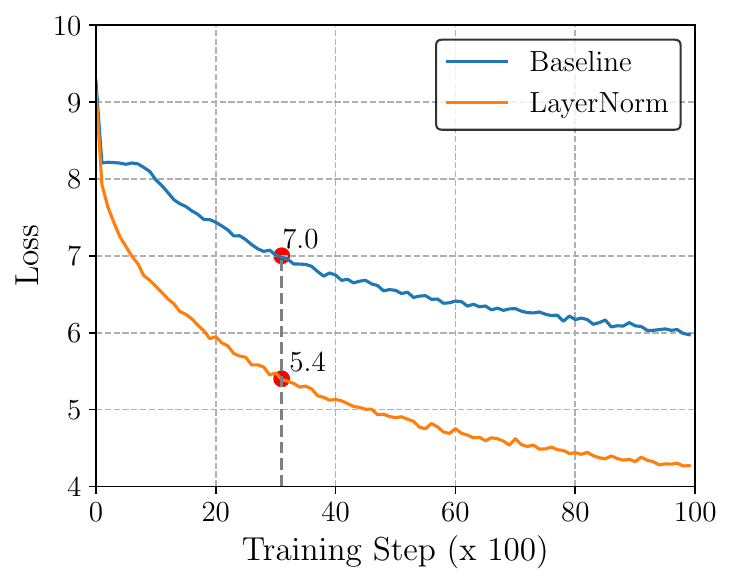
#> input picture figures/originals/zhang2019-fig1a-loss-vs-steps.png, 732 x 584 px
$ python recolor_paper_figs.py
#> lines starting #> are read from the running program, lines starting #| are printed output that depends on the picture
#> in flatten, `bg = Image.new('RGBA', im.size, (255, 255, 255, 255))`: bg: PIL image 732x584 RGBA; every value is 255
#> in flatten, returned value is the input picture: PIL image 732x584 RGB; mean R, G, B 247.2, 246.7, 246.3
"""Recolour the reproduced paper figures into this site's Morandi palette.

The originals live in figures/originals/ so this is reproducible from the repo.
Only hue is changed: every pixel keeps its opacity against white, so line
weights, antialiasing, text and axes are untouched. No data is altered.

Two blend models are fitted per pixel, against every known source colour C:

    toward white   p = 255 - a*(255 - C)     antialiased line and box edges
    toward black   p = b*C                   antialiased text sitting on a fill

The better fit wins, and the pixel is re-emitted with the replacement colour C'
under the same model. The second model matters whenever a figure has black
text on a coloured box: those edge pixels are blends of C with black, and
without it they keep the old hue and fringe the text.

Pixels that fit nothing well, and all near-grey pixels (black text, grey
gridlines, axes), are left alone.

Run:  python3 figures/recolor_paper_figs.py
"""

import os

import numpy as np
from PIL import Image

HERE = os.path.dirname(os.path.abspath(__file__))
SRC = os.path.join(HERE, 'originals')
OUT = os.path.join(os.path.dirname(HERE), 'static', 'images')

# The site palette. Semantics are kept consistent across every figure:
# LayerNorm is dusty blue, RMSNorm is sage green, an un-normalized baseline is
# plum. These match figures/norm_comparison.py.
LN = '#3E6491'
RMS = '#6E8C66'
BASE = '#8C77BC'
PARTIAL = '#B07E55'
MARK = '#A8443E'      # annotation markers, kept salient on purpose

# Pre-norm / post-norm post. Pre-LN is blue, Post-LN is plum, and Post-LN
# rescued by warm-up is sage, held constant across both reproduced figures.
PRE = '#3E6491'
PRE2 = '#7E9EC4'
POST = '#8C77BC'
POSTW = '#6E8C66'


def rgb(h):
    return np.array([int(h[i:i + 2], 16) for i in (1, 3, 5)], dtype=float)


def recolour(img, mapping, tol=45.0):
    """mapping: list of (source_hex, target_hex)."""
#> called with tol = 45
    a = np.asarray(img.convert('RGB')).astype(float)
    h, w, _ = a.shape
#> h = 584; w = 732
    flat = a.reshape(-1, 3)
    ink = 255.0 - flat                           # opacity-weighted colour
    # Grey pixels (gridlines, axes, text) can accidentally fit a colour
    # direction well enough to pass the residual test. Exclude them by hue.
    chromatic = (flat.max(1) - flat.min(1)) > 22

    best_res = np.full(len(ink), np.inf)
    best_coef = np.zeros(len(ink))
    best_idx = np.full(len(ink), -1)
    best_model = np.zeros(len(ink), dtype=np.int8)   # 0 = white, 1 = black

    for k, (src, _dst) in enumerate(mapping):
        c = rgb(src)
        for model, basis, obs in ((0, 255.0 - c, ink), (1, c, flat)):
            coef = (obs @ basis) / float(basis @ basis)
            resid = np.linalg.norm(obs - coef[:, None] * basis[None, :], axis=1)
            take = ((resid < best_res) & (coef > 0.04) & (coef < 1.15)
                    & chromatic)
            best_res[take] = resid[take]
            best_coef[take] = coef[take]
            best_idx[take] = k
            best_model[take] = model

    out = flat.copy()
    for k, (_src, dst) in enumerate(mapping):
        c2 = rgb(dst)
        hit = (best_idx == k) & (best_res < tol)
        white = hit & (best_model == 0)
        black = hit & (best_model == 1)
        out[white] = 255.0 - best_coef[white][:, None] * (255.0 - c2)[None, :]
        out[black] = best_coef[black][:, None] * c2[None, :]
        print('      %s -> %s  (%d px: %d edge, %d text)'
              % (_src, dst, hit.sum(), white.sum(), black.sum()))
#> this loop made 3 passes
#|       #1f77b4 -> #8C77BC  (2769 px: 2765 edge, 4 text)
#|       #ff7f0e -> #3E6491  (3317 px: 3317 edge, 0 text)
#|       #ff0000 -> #A8443E  (310 px: 303 edge, 7 text)

    return Image.fromarray(
        np.clip(out, 0, 255).reshape(h, w, 3).astype(np.uint8))


def flatten(path):
    im = Image.open(path).convert('RGBA')
    bg = Image.new('RGBA', im.size, (255, 255, 255, 255))
    return Image.alpha_composite(bg, im).convert('RGB')


def trim(img, pad=12):
    a = np.asarray(img).astype(int)
    ys, xs = np.where(a.sum(2) < 720)
    return img.crop((max(xs.min() - pad, 0), max(ys.min() - pad, 0),
                     min(xs.max() + pad + 1, img.width),
                     min(ys.max() + pad + 1, img.height)))


os.makedirs(OUT, exist_ok=True)

# -- Zhang & Sennrich (2019), Figure 1(a) and 1(b) --------------------------
# The paper's motivating figure: the same runs measured in steps and in
# seconds. This is the argument RMSNorm exists to answer.
for src, dst in (('zhang2019-fig1a-loss-vs-steps.png', 'rmsnorm-loss-vs-steps.png'),
                 ('zhang2019-fig1b-loss-vs-time.png', 'rmsnorm-loss-vs-time.png')):
    print(src)
    im = flatten(os.path.join(SRC, src))
    im = recolour(im, [('#1f77b4', BASE),   # Baseline, no normalization
                       ('#ff7f0e', LN),     # LayerNorm
                       ('#ff0000', MARK)])  # the annotated loss markers
    im.resize((im.width * 2, im.height * 2), Image.LANCZOS).save(
        os.path.join(OUT, dst))
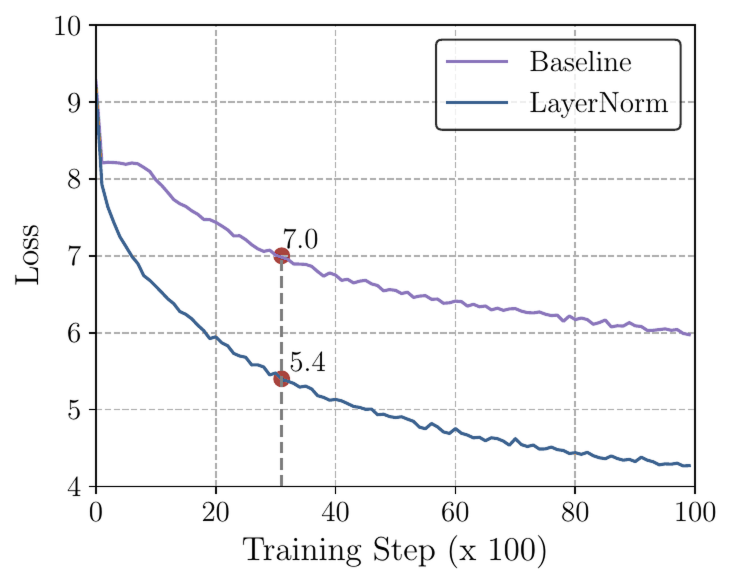
#> saved as rmsnorm-loss-vs-steps.png: PIL image 1464x1168 RGB (shown at 1/2 size); mean R, G, B 246.2, 246.2, 246.9
#> pass 2 of the loop `for src, dst in (('zhang2019-fig1a-loss-vs-steps.png', 'rmsnorm-loss-v..`:
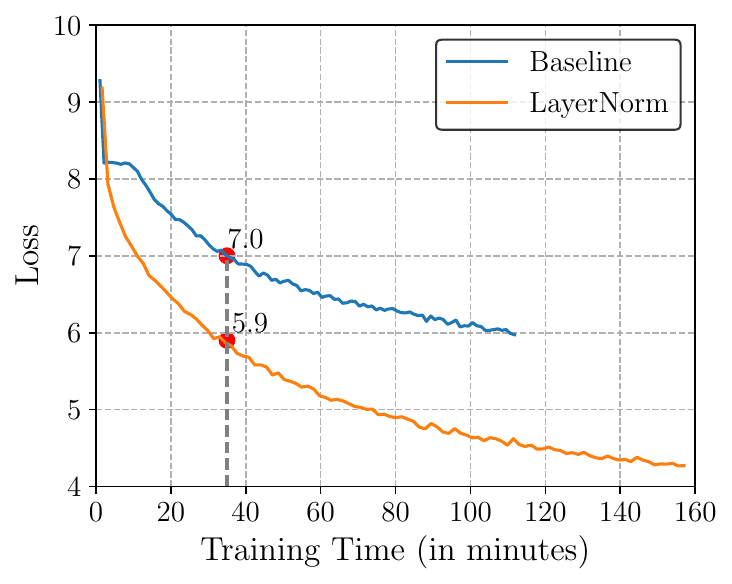
#> input picture figures/originals/zhang2019-fig1b-loss-vs-time.png, 732 x 584 px
#> in flatten, returned value is the input picture: PIL image 732x584 RGB; mean R, G, B 246.6, 246, 245.6
#> the loop in recolour (call 2), `for k, (_src, dst) in enumerate(mapping):` made 3 passes
#|       #1f77b4 -> #8C77BC  (2282 px: 2273 edge, 9 text)
#|       #ff7f0e -> #3E6491  (3360 px: 3359 edge, 1 text)
#|       #ff0000 -> #A8443E  (285 px: 274 edge, 11 text)
#> `im.resize((im.width * 2, im.height * 2), Image.LANCZOS).save( os.path...`:
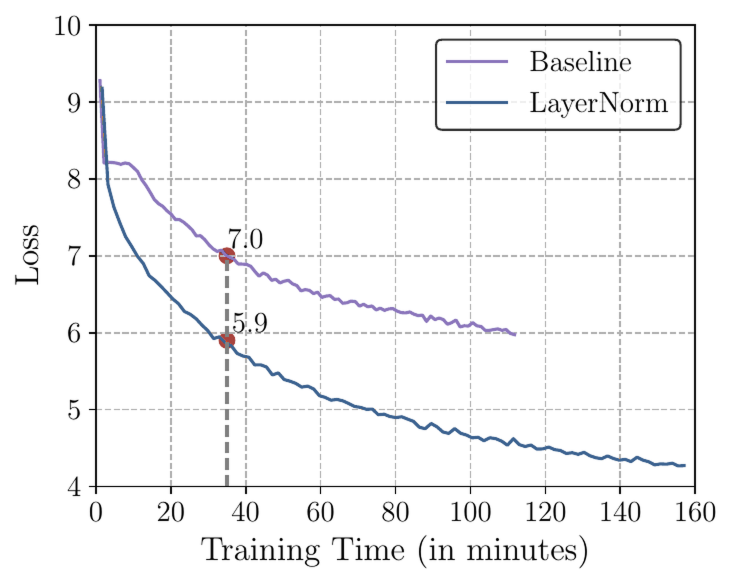
#> saved as rmsnorm-loss-vs-time.png: PIL image 1464x1168 RGB (shown at 1/2 size); mean R, G, B 245.4, 245.5, 246.1

# -- Zhang & Sennrich (2019), Figure 2(a) -----------------------------------
print('zhang2019-fig2a-recall1.png')
im = flatten(os.path.join(SRC, 'zhang2019-fig2a-recall1.png'))
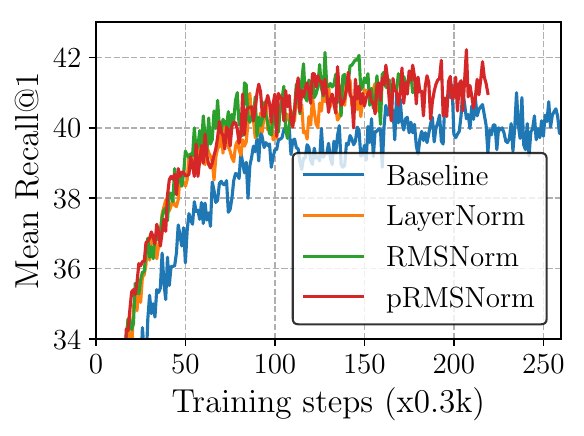
#> input picture figures/originals/zhang2019-fig2a-recall1.png, 584 x 436 px
#> in flatten (call 3), `bg = Image.new('RGBA', im.size, (255, 255, 255, 255))`: bg: PIL image 584x436 RGBA; every value is 255
#> in flatten, returned value is the input picture: PIL image 584x436 RGB; mean R, G, B 232.7, 230.5, 229.7
im = recolour(im, [('#1f77b4', BASE),      # Baseline
                   ('#ff7f0e', LN),        # LayerNorm
                   ('#2ca02c', RMS),       # RMSNorm
                   ('#d62728', PARTIAL)])  # pRMSNorm
#> call 3 of recolour, with tol = 45
#> the loop in recolour (call 3), `for k, (_src, dst) in enumerate(mapping):` made 4 passes
#|       #1f77b4 -> #8C77BC  (8513 px: 8356 edge, 157 text)
#|       #ff7f0e -> #3E6491  (2549 px: 1977 edge, 572 text)
#|       #2ca02c -> #6E8C66  (3652 px: 3445 edge, 207 text)
#|       #d62728 -> #B07E55  (7929 px: 7771 edge, 158 text)
#> in recolour (call 3), `return Image.fromarray( np.clip(out, 0, 255).reshape(h, w, 3).astype(n..`:
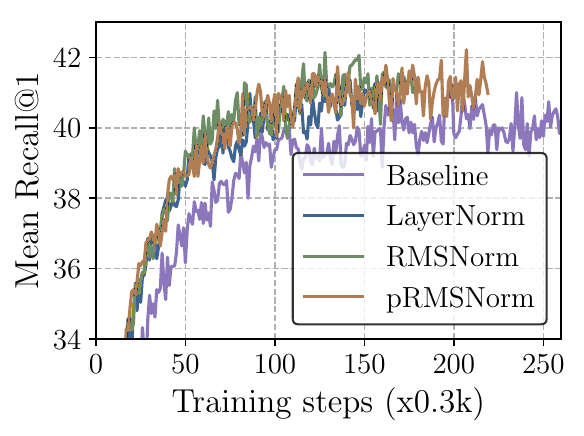
#> returned value: PIL image 584x436 RGB; mean R, G, B 233.9, 232.6, 233.1
im.resize((im.width * 3, im.height * 3), Image.LANCZOS).save(
    os.path.join(OUT, 'rmsnorm-2019-recall1.png'))
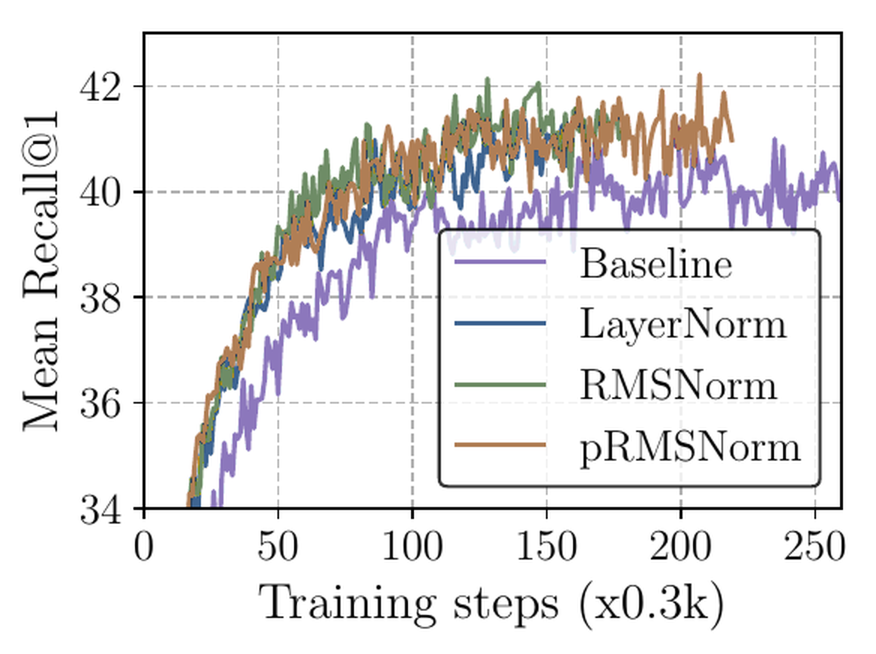
#> saved as rmsnorm-2019-recall1.png: PIL image 1752x1308 RGB (shown at 1/2 size); mean R, G, B 233.5, 232.2, 232.7

# -- Xiong et al. (2020), Figure 1, split into its two panels ---------------
print('xiong2020-fig1-preln-postln.png')
#> (the run stopped early here; a loop or call above may not have finished)
